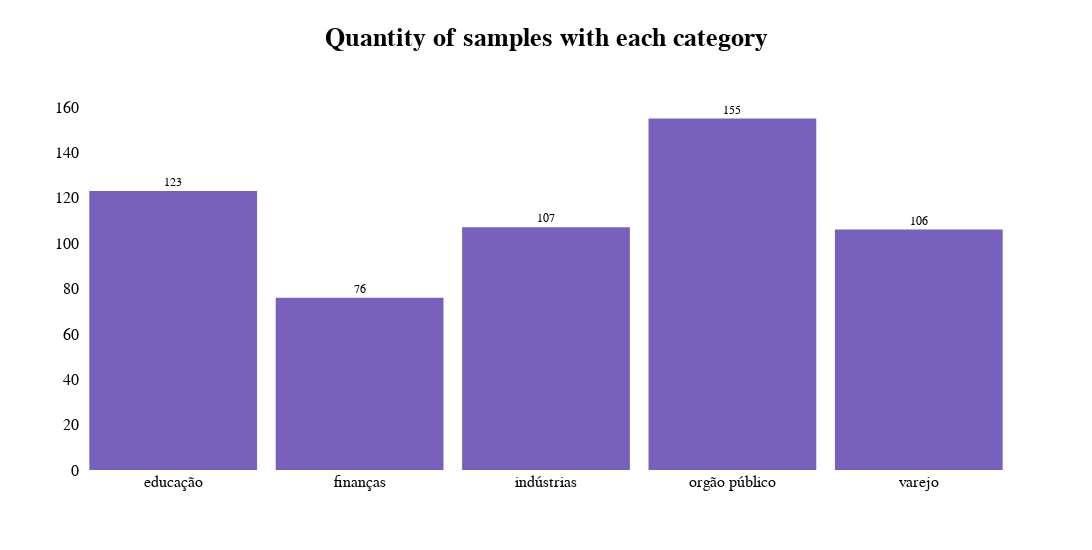

Notebook cell for this chart:
### Code cell
number_docs = [df["educação"].sum(),
               df["finanças"].sum(),
               df["indústrias"].sum(),
               df["orgão público"].sum(),
               df["varejo"].sum()
               ]


fig = go.Figure()
fig.add_trace(go.Histogram(
    x=["educação", "finanças", "indústrias", "orgão público", "varejo"],
    y=number_docs,
    histfunc='sum', texttemplate="%{y}",
    textposition='outside', outsidetextfont=dict(size=12),
    marker_color='#7860bd',
))

fig.update_traces(xbins_size="M1")
fig.update_xaxes(showgrid=True, ticklabelmode="period", dtick="M1", tickformat="%b\n%Y")
fig.update_layout(bargap=0.1)
fig.update_layout(
    title={
    'text': "<b>Quantity of samples with each category</b>",
    'font' : dict(size=26, color='black', family='Helvetica'),
    'y':0.95,
    'x':0.5},
    height=550, width=1100,
    font_family='Helvetica',
    font_color='black',
    font_size=16,
    plot_bgcolor='white',
    yaxis=dict(categoryorder='total ascending')
)

fig.show()

### Figure 1 — Plotly figure (JSON) as saved in the notebook; plotly's stock layout.template omitted (floating-point values rounded to 4 significant figures)
{"data": [{"histfunc": "sum", "marker": {"color": "#7860bd"}, "outsidetextfont": {"size": 12}, "textposition": "outside", "texttemplate": "%{y}", "type": "histogram", "x": ["educação", "finanças", "indústrias", "orgão público", "varejo"], "xbins": {"size": "M1"}, "y": [123, 76, 107, 155, 106]}], "layout": {"bargap": 0.1, "font": {"color": "black", "family": "Helvetica", "size": 16}, "height": 550, "plot_bgcolor": "white", "title": {"font": {"color": "black", "family": "Helvetica", "size": 26}, "text": "<b>Quantity of samples with each category</b>", "x": 0.5, "y": 0.95}, "width": 1100, "xaxis": {"dtick": "M1", "showgrid": true, "tickformat": "%b\n%Y", "ticklabelmode": "period"}, "yaxis": {"categoryorder": "total ascending"}}}
